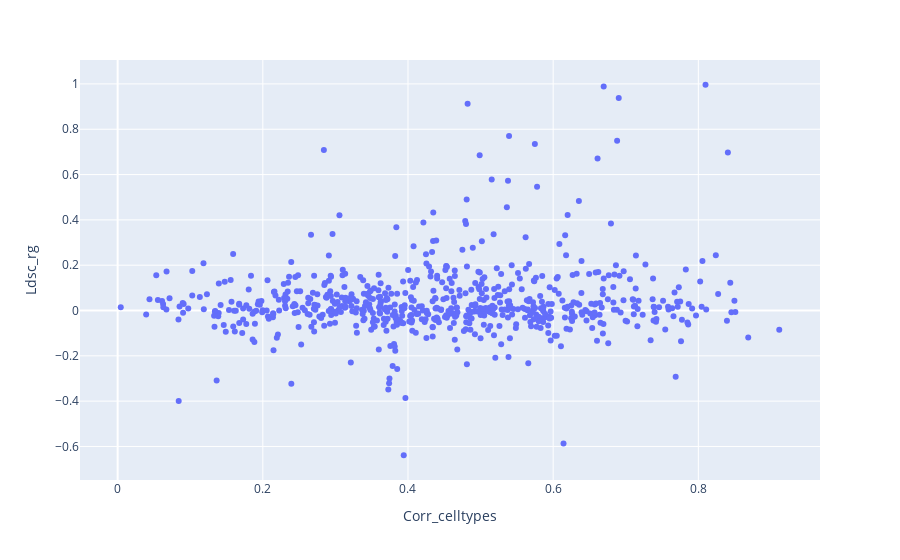

Here is the notebook cell this chart was saved with:
### Code cell
import plotly.express as px
import pandas as pd
df_results['label'] = df_results['Node1'] + ', ' + df_results['Node2']
# 创建交互式散点图
fig = px.scatter(df_results, x="Corr_celltypes", y='Ldsc_rg',  hover_data={'Ldsc_rg': False, 'Corr_celltypes': False, 'label': True})
# 更新布局以显示标签
fig.update_traces(textposition='top center')
# 显示图形
fig.show()

### Figure 1 — Plotly figure (JSON) as saved in the notebook; plotly's stock layout.template omitted (floating-point values rounded to 4 significant figures; data arrays with more than 128 entries replaced by an {"elided": "..."} marker saying what was removed)
{"data": [{"customdata": {"elided": "666x1 str values"}, "hovertemplate": "label=%{customdata[0]}<extra></extra>", "legendgroup": "", "marker": {"color": "#636efa", "symbol": "circle"}, "mode": "markers", "name": "", "orientation": "v", "showlegend": false, "x": {"elided": "666 float values"}, "xaxis": "x", "y": {"elided": "666 float values"}, "yaxis": "y", "type": "scatter", "textposition": "top center"}], "layout": {"xaxis": {"anchor": "y", "domain": [0.0, 1.0], "title": {"text": "Corr_celltypes"}}, "yaxis": {"anchor": "x", "domain": [0.0, 1.0], "title": {"text": "Ldsc_rg"}}, "legend": {"tracegroupgap": 0}, "margin": {"t": 60}}}
